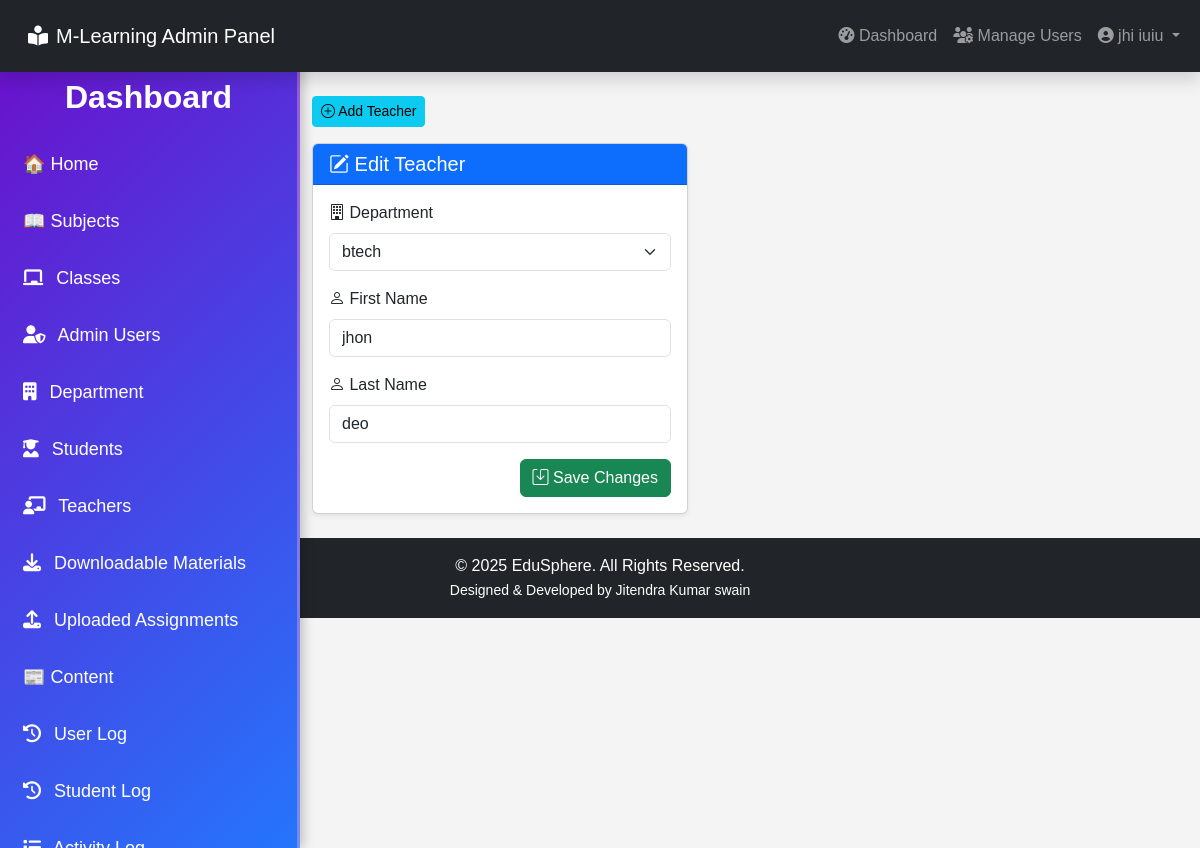
The app's page /admin/teacher/edit_teacher.php?id=24 (signed in) with its own data.
### tables this page shows
CREATE TABLE `users` (
  `user_id` int(11) NOT NULL,
  `username` varchar(100) NOT NULL,
  `password` varchar(100) NOT NULL,
  `firstname` varchar(100) NOT NULL,
  `lastname` varchar(100) NOT NULL,
  `date` varchar(30) NOT NULL DEFAULT current_timestamp()
);

CREATE TABLE `teacher` (
  `teacher_id` int(11) NOT NULL,
  `username` varchar(100) NOT NULL,
  `password` varchar(200) NOT NULL,
  `firstname` varchar(100) NOT NULL,
  `lastname` varchar(100) NOT NULL,
  `department_id` int(11) NOT NULL,
  `location` varchar(200) NOT NULL,
  `about` varchar(500) NOT NULL,
  `teacher_status` varchar(20) NOT NULL,
  `teacher_stat` varchar(100) NOT NULL
);

CREATE TABLE `department` (
  `department_id` int(11) NOT NULL,
  `department_name` varchar(100) NOT NULL,
  `dean` varchar(100) NOT NULL
);

### admin/session.php (called while the page is built, shortened)
<?php
$session_id = $_SESSION['id'];
?>

### admin/teacher/edit_teacher_form.php (the view, shortened to what this page needs)
<div class="row mb-3">
    <div class="col-12">
        <a href="teachers.php" class="btn btn-info btn-sm">
            <i class="bi bi-plus-circle"></i> Add Teacher
        </a>
    </div>
</div>
<div class="card shadow-sm">
    <div class="card-header bg-primary text-white">
        <h5 class="mb-0"><i class="bi bi-pencil-square"></i> Edit Teacher</h5>
    </div>
    <div class="card-body">
        <?php
        $query = mysqli_query($conn, "SELECT * FROM teacher WHERE teacher_id = '$get_id'") or die(mysqli_error($conn));
        $row = mysqli_fetch_array($query);
        ?>
        <form method="post">
            <div class="mb-3">
                <label for="department" class="form-label"><i class="bi bi-building"></i> Department</label>
                <select name="department" id="department" class="form-select" required>
                    <?php
                    $query_teacher = mysqli_query($conn, "SELECT * FROM teacher JOIN department ON teacher.department_id = department.department_id WHERE teacher.teacher_id = '$get_id'") or die(mysqli_error($conn));
                    $row_teacher = mysqli_fetch_array($query_teacher);
                    ?>
                    <option value="<?php echo $row_teacher['department_id']; ?>">
                        <?php echo $row_teacher['department_name']; ?>
                    </option>
                </select>
            </div>
            <div class="mb-3">
                <label for="firstname" class="form-label"><i class="bi bi-person"></i> First Name</label>
                <input type="text" name="firstname" id="firstname" class="form-control" value="<?php echo $row['firstname']; ?>" placeholder="Enter First Name" required>
            </div>
            <div class="mb-3">
                <label for="lastname" class="form-label"><i class="bi bi-person"></i> Last Name</label>
                <input type="text" name="lastname" id="lastname" class="form-control" value="<?php echo $row['lastname']; ?>" placeholder="Enter Last Name" required>
            </div>
            <div class="text-end">
                <button type="submit" name="update" class="btn btn-success">
                    <i class="bi bi-save"></i> Save Changes
                </button>
            </div>
        </form>
    </div>
</div>

### admin/navbar.php (shortened to what this page needs)
<?php
    $query = mysqli_query($conn, "SELECT * FROM users WHERE user_id = '$session_id'") or die(mysqli_error($conn));
    $row = mysqli_fetch_array($query);
?>
<nav class="navbar navbar-expand-lg navbar-dark bg-dark fixed-top shadow">
    <div class="container-fluid">
        <a class="navbar-brand d-flex align-items-center p-lg-3 p-md-3" href="#" onclick="openNav()">
            <h5 class="mb-0"><i class="fas fa-book-reader me-2"></i>M-Learning Admin Panel</h5>
        </a>
        <div class="collapse navbar-collapse justify-content-end" id="navbarNav">
            <ul class="navbar-nav">
                <li class="nav-item">
                    <a class="nav-link" href="../dashboard/dashboard.php">
                        <i class="fas fa-tachometer-alt"></i> Dashboard
                    </a>
                </li>
                <li class="nav-item">
                    <a class="nav-link" href="../user/admin_user.php">
                        <i class="fas fa-users-cog"></i> Manage Users
                    </a>
                </li>
                <li class="nav-item dropdown">
                    <a class="nav-link dropdown-toggle" href="#" id="userDropdown" role="button" data-bs-toggle="dropdown">
                        <i class="fa fa-user-circle"></i> <?php echo $row['firstname']." ".$row['lastname']; ?>
                    </a>
                </li>
            </ul>
        </div>
    </div>
</nav>

### admin/sidebar_dashboard.php (style rules this page uses)
* { margin: 0; padding: 0; box-sizing: border-box; font-family: 'Poppins', sans-serif; }
body { height: 100vh; background: #f4f4f4; }

### records on screen
users: firstname "jhi", lastname "iuiu"
teacher: department "btech", firstname "jhon", lastname "deo"
